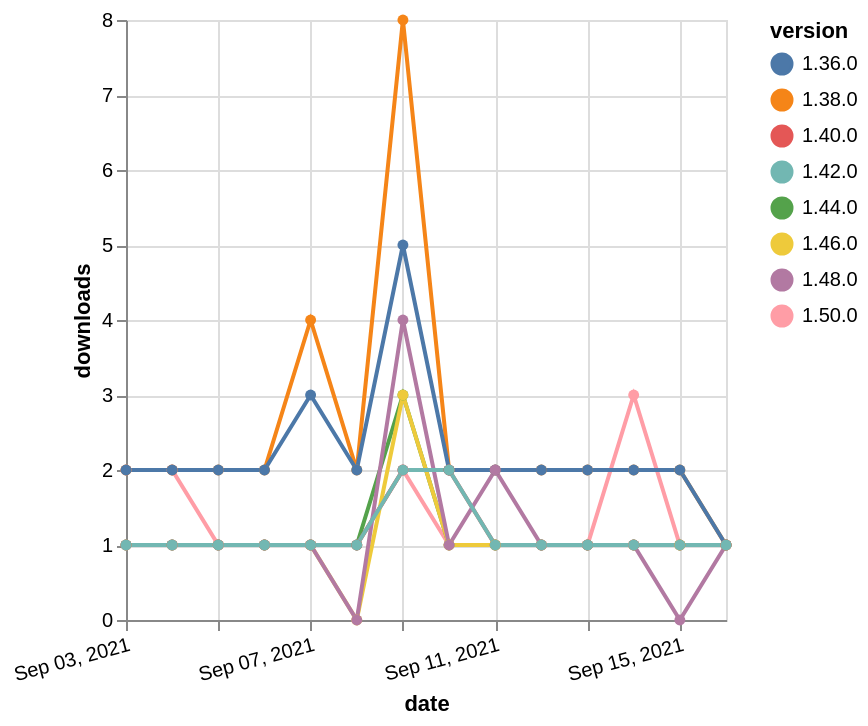

The specification (Vega-Lite) saved for this image:
### Vega-Lite specification from a JSON file in a GitHub repository (floating-point values rounded to 4 significant figures)
{"$schema": "https://vega.github.io/schema/vega-lite/v5.json", "description": "A simple bar chart with embedded data.", "data": {"values": [{"date": "2021-09-03", "total": 129, "delta": 2, "version": "1.50.0"}, {"date": "2021-09-04", "total": 131, "delta": 2, "version": "1.50.0"}, {"date": "2021-09-05", "total": 132, "delta": 1, "version": "1.50.0"}, {"date": "2021-09-06", "total": 133, "delta": 1, "version": "1.50.0"}, {"date": "2021-09-07", "total": 134, "delta": 1, "version": "1.50.0"}, {"date": "2021-09-08", "total": 135, "delta": 1, "version": "1.50.0"}, {"date": "2021-09-09", "total": 137, "delta": 2, "version": "1.50.0"}, {"date": "2021-09-10", "total": 138, "delta": 1, "version": "1.50.0"}, {"date": "2021-09-11", "total": 139, "delta": 1, "version": "1.50.0"}, {"date": "2021-09-12", "total": 140, "delta": 1, "version": "1.50.0"}, {"date": "2021-09-13", "total": 141, "delta": 1, "version": "1.50.0"}, {"date": "2021-09-14", "total": 144, "delta": 3, "version": "1.50.0"}, {"date": "2021-09-15", "total": 145, "delta": 1, "version": "1.50.0"}, {"date": "2021-09-16", "total": 146, "delta": 1, "version": "1.50.0"}, {"date": "2021-09-03", "total": 739, "delta": 1, "version": "1.44.0"}, {"date": "2021-09-04", "total": 740, "delta": 1, "version": "1.44.0"}, {"date": "2021-09-05", "total": 741, "delta": 1, "version": "1.44.0"}, {"date": "2021-09-06", "total": 742, "delta": 1, "version": "1.44.0"}, {"date": "2021-09-07", "total": 743, "delta": 1, "version": "1.44.0"}, {"date": "2021-09-08", "total": 744, "delta": 1, "version": "1.44.0"}, {"date": "2021-09-09", "total": 747, "delta": 3, "version": "1.44.0"}, {"date": "2021-09-10", "total": 748, "delta": 1, "version": "1.44.0"}, {"date": "2021-09-11", "total": 749, "delta": 1, "version": "1.44.0"}, {"date": "2021-09-12", "total": 750, "delta": 1, "version": "1.44.0"}, {"date": "2021-09-13", "total": 751, "delta": 1, "version": "1.44.0"}, {"date": "2021-09-14", "total": 752, "delta": 1, "version": "1.44.0"}, {"date": "2021-09-15", "total": 753, "delta": 1, "version": "1.44.0"}, {"date": "2021-09-16", "total": 754, "delta": 1, "version": "1.44.0"}, {"date": "2021-09-03", "total": 2588, "delta": 2, "version": "1.38.0"}, {"date": "2021-09-04", "total": 2590, "delta": 2, "version": "1.38.0"}, {"date": "2021-09-05", "total": 2592, "delta": 2, "version": "1.38.0"}, {"date": "2021-09-06", "total": 2594, "delta": 2, "version": "1.38.0"}, {"date": "2021-09-07", "total": 2598, "delta": 4, "version": "1.38.0"}, {"date": "2021-09-08", "total": 2600, "delta": 2, "version": "1.38.0"}, {"date": "2021-09-09", "total": 2608, "delta": 8, "version": "1.38.0"}, {"date": "2021-09-10", "total": 2610, "delta": 2, "version": "1.38.0"}, {"date": "2021-09-11", "total": 2612, "delta": 2, "version": "1.38.0"}, {"date": "2021-09-12", "total": 2614, "delta": 2, "version": "1.38.0"}, {"date": "2021-09-13", "total": 2616, "delta": 2, "version": "1.38.0"}, {"date": "2021-09-14", "total": 2618, "delta": 2, "version": "1.38.0"}, {"date": "2021-09-15", "total": 2620, "delta": 2, "version": "1.38.0"}, {"date": "2021-09-16", "total": 2621, "delta": 1, "version": "1.38.0"}, {"date": "2021-09-03", "total": 2372, "delta": 2, "version": "1.36.0"}, {"date": "2021-09-04", "total": 2374, "delta": 2, "version": "1.36.0"}, {"date": "2021-09-05", "total": 2376, "delta": 2, "version": "1.36.0"}, {"date": "2021-09-06", "total": 2378, "delta": 2, "version": "1.36.0"}, {"date": "2021-09-07", "total": 2381, "delta": 3, "version": "1.36.0"}, {"date": "2021-09-08", "total": 2383, "delta": 2, "version": "1.36.0"}, {"date": "2021-09-09", "total": 2388, "delta": 5, "version": "1.36.0"}, {"date": "2021-09-10", "total": 2390, "delta": 2, "version": "1.36.0"}, {"date": "2021-09-11", "total": 2392, "delta": 2, "version": "1.36.0"}, {"date": "2021-09-12", "total": 2394, "delta": 2, "version": "1.36.0"}, {"date": "2021-09-13", "total": 2396, "delta": 2, "version": "1.36.0"}, {"date": "2021-09-14", "total": 2398, "delta": 2, "version": "1.36.0"}, {"date": "2021-09-15", "total": 2400, "delta": 2, "version": "1.36.0"}, {"date": "2021-09-16", "total": 2401, "delta": 1, "version": "1.36.0"}, {"date": "2021-09-03", "total": 258, "delta": 1, "version": "1.40.0"}, {"date": "2021-09-04", "total": 259, "delta": 1, "version": "1.40.0"}, {"date": "2021-09-05", "total": 260, "delta": 1, "version": "1.40.0"}, {"date": "2021-09-06", "total": 261, "delta": 1, "version": "1.40.0"}, {"date": "2021-09-07", "total": 262, "delta": 1, "version": "1.40.0"}, {"date": "2021-09-08", "total": 263, "delta": 1, "version": "1.40.0"}, {"date": "2021-09-09", "total": 265, "delta": 2, "version": "1.40.0"}, {"date": "2021-09-10", "total": 267, "delta": 2, "version": "1.40.0"}, {"date": "2021-09-11", "total": 268, "delta": 1, "version": "1.40.0"}, {"date": "2021-09-12", "total": 269, "delta": 1, "version": "1.40.0"}, {"date": "2021-09-13", "total": 270, "delta": 1, "version": "1.40.0"}, {"date": "2021-09-14", "total": 271, "delta": 1, "version": "1.40.0"}, {"date": "2021-09-15", "total": 272, "delta": 1, "version": "1.40.0"}, {"date": "2021-09-16", "total": 273, "delta": 1, "version": "1.40.0"}, {"date": "2021-09-03", "total": 180, "delta": 1, "version": "1.46.0"}, {"date": "2021-09-04", "total": 181, "delta": 1, "version": "1.46.0"}, {"date": "2021-09-05", "total": 182, "delta": 1, "version": "1.46.0"}, {"date": "2021-09-06", "total": 183, "delta": 1, "version": "1.46.0"}, {"date": "2021-09-07", "total": 184, "delta": 1, "version": "1.46.0"}, {"date": "2021-09-08", "total": 184, "delta": 0, "version": "1.46.0"}, {"date": "2021-09-09", "total": 187, "delta": 3, "version": "1.46.0"}, {"date": "2021-09-10", "total": 188, "delta": 1, "version": "1.46.0"}, {"date": "2021-09-11", "total": 189, "delta": 1, "version": "1.46.0"}, {"date": "2021-09-12", "total": 190, "delta": 1, "version": "1.46.0"}, {"date": "2021-09-13", "total": 191, "delta": 1, "version": "1.46.0"}, {"date": "2021-09-14", "total": 192, "delta": 1, "version": "1.46.0"}, {"date": "2021-09-15", "total": 193, "delta": 1, "version": "1.46.0"}, {"date": "2021-09-16", "total": 194, "delta": 1, "version": "1.46.0"}, {"date": "2021-09-03", "total": 200, "delta": 1, "version": "1.48.0"}, {"date": "2021-09-04", "total": 201, "delta": 1, "version": "1.48.0"}, {"date": "2021-09-05", "total": 202, "delta": 1, "version": "1.48.0"}, {"date": "2021-09-06", "total": 203, "delta": 1, "version": "1.48.0"}, {"date": "2021-09-07", "total": 204, "delta": 1, "version": "1.48.0"}, {"date": "2021-09-08", "total": 204, "delta": 0, "version": "1.48.0"}, {"date": "2021-09-09", "total": 208, "delta": 4, "version": "1.48.0"}, {"date": "2021-09-10", "total": 209, "delta": 1, "version": "1.48.0"}, {"date": "2021-09-11", "total": 211, "delta": 2, "version": "1.48.0"}, {"date": "2021-09-12", "total": 212, "delta": 1, "version": "1.48.0"}, {"date": "2021-09-13", "total": 213, "delta": 1, "version": "1.48.0"}, {"date": "2021-09-14", "total": 214, "delta": 1, "version": "1.48.0"}, {"date": "2021-09-15", "total": 214, "delta": 0, "version": "1.48.0"}, {"date": "2021-09-16", "total": 215, "delta": 1, "version": "1.48.0"}, {"date": "2021-09-03", "total": 209, "delta": 1, "version": "1.42.0"}, {"date": "2021-09-04", "total": 210, "delta": 1, "version": "1.42.0"}, {"date": "2021-09-05", "total": 211, "delta": 1, "version": "1.42.0"}, {"date": "2021-09-06", "total": 212, "delta": 1, "version": "1.42.0"}, {"date": "2021-09-07", "total": 213, "delta": 1, "version": "1.42.0"}, {"date": "2021-09-08", "total": 214, "delta": 1, "version": "1.42.0"}, {"date": "2021-09-09", "total": 216, "delta": 2, "version": "1.42.0"}, {"date": "2021-09-10", "total": 218, "delta": 2, "version": "1.42.0"}, {"date": "2021-09-11", "total": 219, "delta": 1, "version": "1.42.0"}, {"date": "2021-09-12", "total": 220, "delta": 1, "version": "1.42.0"}, {"date": "2021-09-13", "total": 221, "delta": 1, "version": "1.42.0"}, {"date": "2021-09-14", "total": 222, "delta": 1, "version": "1.42.0"}, {"date": "2021-09-15", "total": 223, "delta": 1, "version": "1.42.0"}, {"date": "2021-09-16", "total": 224, "delta": 1, "version": "1.42.0"}]}, "width": "container", "mark": {"type": "line", "point": {"filled": true}}, "encoding": {"x": {"field": "date", "type": "temporal", "timeUnit": "yearmonthdate", "title": "date", "axis": {"labelAngle": -15}}, "y": {"field": "delta", "type": "quantitative", "title": "downloads"}, "color": {"field": "version", "type": "nominal"}, "tooltip": {"field": "delta"}}}
